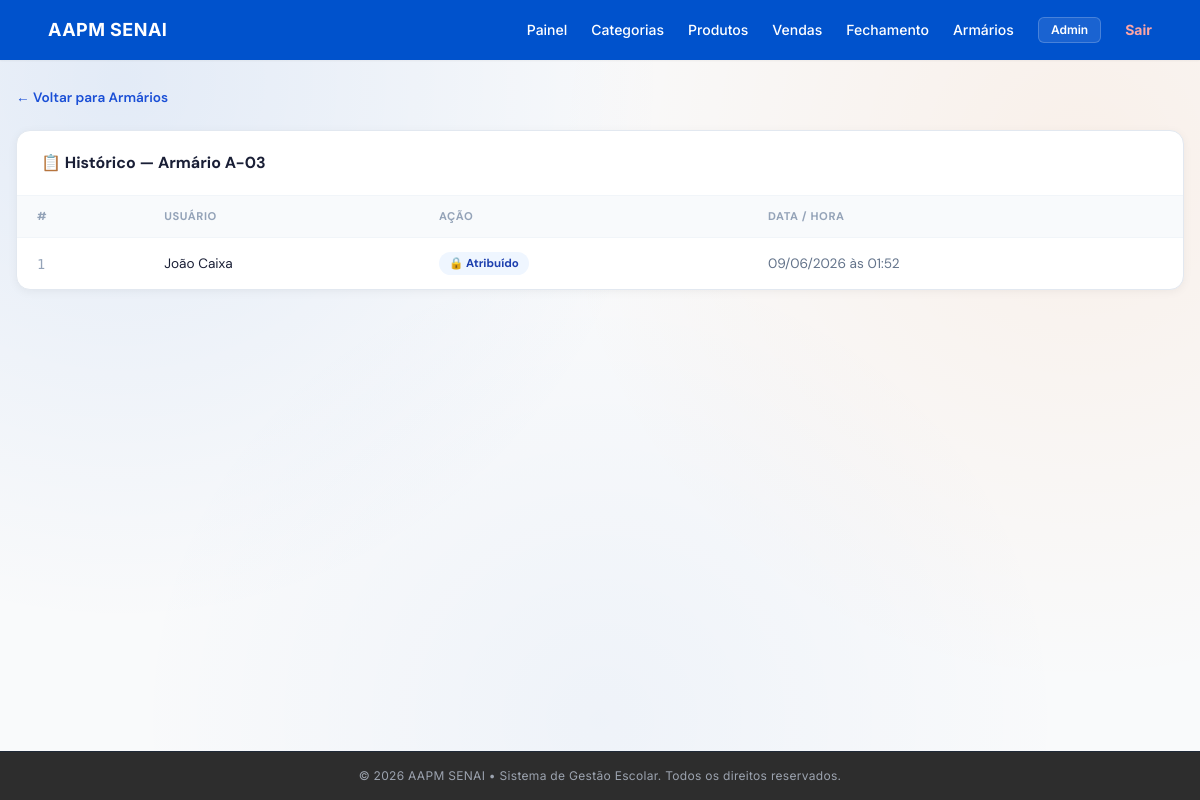
Screenshot of /armarios/3/historico (signed in) with the database file from the repository.
### app/models/armario_model.py (models this page shows)
class Armario(Base):
    __tablename__ = "armarios"
    id           = Column(Integer, primary_key=True, autoincrement=True, index=True)
    numero       = Column(String(20), nullable=False, unique=True, index=True)
    localizacao  = Column(String(100), nullable=True)
    ocupado      = Column(Boolean, default=False)
    ativo        = Column(Boolean, default=True)
    usuario_id   = Column(Integer, ForeignKey("usuarios.id", ondelete="SET NULL"), nullable=True)
    usuario      = relationship("Usuario", foreign_keys=[usuario_id])
    atribuido_em = Column(DateTime, nullable=True)
    criado_em    = Column(DateTime, server_default=func.now())
    historico    = relationship("ArmarioHistorico", back_populates="armario", cascade="all, delete-orphan")

class ArmarioHistorico(Base):
    __tablename__ = "armario_historico"
    id           = Column(Integer, primary_key=True, autoincrement=True)
    armario_id   = Column(Integer, ForeignKey("armarios.id", ondelete="CASCADE"), nullable=False)
    usuario_id   = Column(Integer, ForeignKey("usuarios.id", ondelete="SET NULL"), nullable=True)
    usuario_nome = Column(String(100), nullable=True)
    acao         = Column(String(20), nullable=False)
    feito_em     = Column(DateTime, server_default=func.now())
    armario      = relationship("Armario", back_populates="historico")
    usuario      = relationship("Usuario", foreign_keys=[usuario_id])

### app/controllers/armario_controller.py (the view)
@router.get("/{aid}/historico")
def historico(
    aid: int,
    request: Request,
    payload=Depends(get_current_user),
    db: Session = Depends(get_db)
):
    armario = (
        db.query(Armario)
        .filter(
            Armario.id == aid
        )
        .first()
    )
    if not armario:
        return RedirectResponse(
            url="/armarios/"
        )
    historico = (
        db.query(ArmarioHistorico)
        .filter(
            ArmarioHistorico.armario_id == aid
        )
        .order_by(
            ArmarioHistorico.feito_em.desc()
        )
        .all()
    )
    return templates.TemplateResponse(
        request=request,
        name="armarios/historico.htm",
        context={
            "request": request,
            "usuario": _obj(payload),
            "armario": armario,
            "historico": historico,
        }
    )

### app/templates/armarios/historico.htm (shortened to what this page needs)
{% extends "base.html" %}
{% block conteudo %}
<div class="hist-wrap">
  <a href="/armarios/" class="back-btn">← Voltar para Armários</a>
  <div class="panel">
    <div class="panel-header">
      <div class="panel-title">📋 Histórico — Armário {{ armario.numero }}</div>
    </div>
    {% if historico %}
    <table>
      <thead>
        <tr>
          <th>#</th>
          <th>Usuário</th>
          <th>Ação</th>
          <th>Data / Hora</th>
        </tr>
      </thead>
      <tbody>
        {% for h in historico %}
        <tr>
          <td style="font-family:'DM Mono',monospace; color:#94a3b8;">{{ loop.index }}</td>
          <td>{{ h.usuario_nome or '—' }}</td>
          <td>
            <span class="badge {{ 'badge-atrib' if h.acao == 'ATRIBUIDO' else 'badge-lib' }}">
              {{ '🔒 Atribuído' if h.acao == 'ATRIBUIDO' else '🔓 Liberado' }}
            </span>
          </td>
          <td style="color:#64748b;">{{ h.feito_em.strftime('%d/%m/%Y às %H:%M') }}</td>
        </tr>
        {% endfor %}
      </tbody>
    </table>
    {% else %}
    <div class="empty">Nenhum registro encontrado para este armário.</div>
    {% endif %}
  </div>
</div>
{% endblock conteudo %}

### app/static/css/style.css (style rules this page uses)
:root { --blue: #0052cc; --blue-dark: #003f9e; --blue-light: #eaf2ff; --orange: #ff6a00; --orange-light: #fff1e8; --green: #16a34a; --green-light: #ecfdf3; --red: #dc2626; --red-light: #fef2f2; --bg: #f5f7fb; --surface: #ffffff; --text: #0f172a; --text-secondary: #334155; --muted: #64748b; --muted-light: #94a3b8; --border: #e5eaf1; --border-light: #eef2f7; --shadow-sm: 0 4px 15px rgba(15, 23, 42, .04); --shadow-md: 0 10px 30px rgba(15, 23, 42, .06); --shadow-lg: 0 20px 45px rgba(15, 23, 42, .10); --radius-sm: 10px; --radius-md: 14px; --radius-lg: 18px; --radius-xl: 22px; }
* { box-sizing: border-box; }
html { scroll-behavior: smooth; }
body { margin: 0; min-height: 100vh; font-family: Inter, Arial, sans-serif; color: var(--text); background: radial-gradient( circle at 10% 10%, rgba(0, 82, 204, .09), transparent 42% ), radial-gradient( circle at 90% 20%, rgba(255, 106, 0, .07), transparent 42% ), radial-gradient( circle at 50% 90%, rgba(0, 82, 204, .045), transparent 50% ), var(--bg); -webkit-font-smoothing: antialiased; text-rendering: optimizeLegibility; }
button, a { -webkit-tap-highlight-color: transparent; }

### app/templates/base.html (style rules this page uses)
body { font-family: 'Inter', sans-serif; }

### app/templates/armarios/historico.htm (style rules this page uses)
.hist-wrap { font-family:'DM Sans',sans-serif; display:flex; flex-direction:column; gap:22px; padding-top:20px; }
.back-btn { display:inline-flex; align-items:center; gap:6px; color:#1a4fd6; font-size:.85rem; font-weight:600; text-decoration:none; }
.panel { background:#fff; border-radius:14px; border:1px solid #e2e8f0; box-shadow:0 2px 10px rgba(0,0,0,.05); overflow:hidden; }
.panel-header { padding:20px 24px; border-bottom:1px solid #f1f5f9; }
.panel-title { font-size:1rem; font-weight:700; color:#1a1f36; }
table { width:100%; border-collapse:collapse; font-size:.85rem; }
thead tr { background:#f8fafc; }
th { padding:12px 20px; text-align:left; font-size:.7rem; font-weight:700; color:#94a3b8; text-transform:uppercase; letter-spacing:.6px; border-bottom:1px solid #f1f5f9; }
td { padding:14px 20px; border-bottom:1px solid #f8fafc; color:#1a1f36; }
tr:last-child td { border-bottom:none; }
.badge { display:inline-block; padding:3px 10px; border-radius:20px; font-size:.72rem; font-weight:700; }
.badge-atrib { background:#eff6ff; color:#1e40af; }

### rows the page displays
Armario: numero "A-03"
ArmarioHistorico: usuario_nome "João Caixa", acao "🔒 Atribuído", feito_em "09/06/2026 às 01:52"

### other values shown
{{ usuario.nome }} "Admin"
